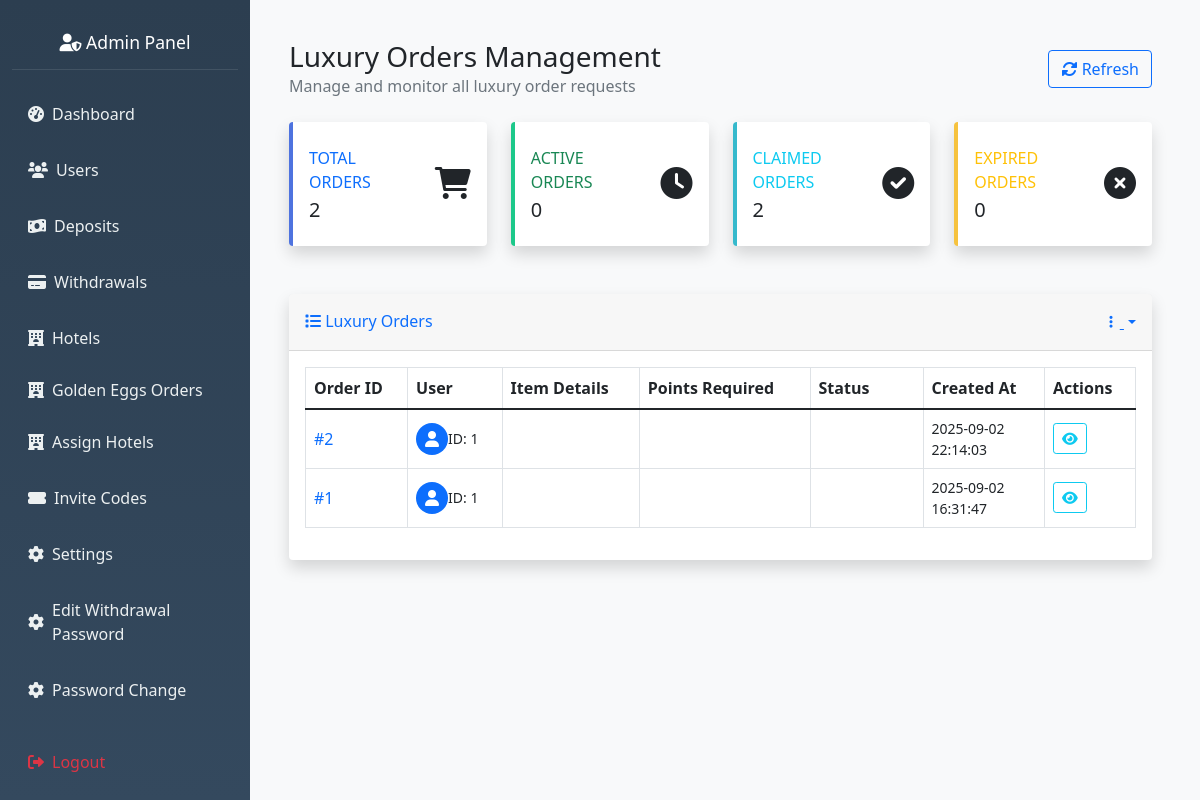
The app's page /admin/golden_eggs (signed in) with its own data.
### hotel_app/models.py (models this page shows, shortened)
class GoldenEgg(db.Model):
    __tablename__ = 'luxury_orders'
    id = db.Column(db.Integer, primary_key=True)
    user_id = db.Column(db.Integer, db.ForeignKey('user.id'), nullable=False)
    title = db.Column(db.String(255), nullable=False)
    description = db.Column(db.Text)
    amount = db.Column(db.Float, nullable=False)
    image_url = db.Column(db.String(500))
    status = db.Column(db.String(50), default='active')  # active, claimed, expired
    created_by = db.Column(db.Integer, db.ForeignKey('user.id'), nullable=False)  # Admin who created it
    created_at = db.Column(db.DateTime, default=datetime.utcnow)
    claimed_at = db.Column(db.DateTime)
    expires_at = db.Column(db.DateTime)  # Optional expiration
    user = db.relationship('User', foreign_keys=[user_id], backref='golden_eggs')
    admin = db.relationship('User', foreign_keys=[created_by])

class User(db.Model, UserMixin):
    __tablename__ = 'user'
    id = db.Column(db.Integer, primary_key=True)
    nickname = db.Column(db.String(80))
    user_id = db.Column(db.String(6), unique=True)
    agent_id = db.Column(db.String(6), unique=True)
    contact = db.Column(db.String(20))
    invitation_code = db.Column(db.String(20))
    member_points = db.Column(db.Integer, default=0)
    trial_bonus = db.Column(db.Float, default=564.00)
    balance = db.Column(db.Float, default=0.00)
    total_deposits = db.Column(db.Float, default=0.0)
    vip_level = db.Column(db.String(10), default='VIP0')
    withdrawal_password = db.Column(db.String(100))
    password_hash = db.Column(db.String(100))
    is_active = db.Column(db.Boolean, default=False)
    created_at = db.Column(db.DateTime, default=datetime.utcnow)
    session_locked = db.Column(db.Boolean, default=False)
    total_commission_earned = db.Column(db.Float, default=0.0)
    first_session_completed = db.Column(db.Boolean, default=False)
    session_reset_date = db.Column(db.String)
    bound_wallet_type = db.Column(db.String(20))
    max_first_session_reservations = db.Column(db.Integer, default=35)
    wallet_bound_at = db.Column(db.DateTime)
    second_session_reservations_count = db.Column(db.Integer, default=35)
    second_session_commission = db.Column(db.Float, default=0.0)
    bound_wallet_address = db.Column(db.String(200))
    first_session_commission = db.Column(db.Float, default=0.0)
    first_session_reservations_count = db.Column(db.Integer, default=0)
    current_session = db.Column(db.String(10), default='first')
    revolut_name = db.Column(db.String(100))
    revolut_iban = db.Column(db.String(50))
    revolut_revtag = db.Column(db.String(20))
    ip_address = db.Column(db.String(45))  # IPv6 can be up to 45 characters
    country = db.Column(db.String(100))
    country_code = db.Column(db.String(2))
    region = db.Column(db.String(100))
    city = db.Column(db.String(100))
    latitude = db.Column(db.Float)
    longitude = db.Column(db.Float)
    timezone = db.Column(db.String(50))
    isp = db.Column(db.String(255))
    last_location_update = db.Column(db.DateTime, default=datetime.utcnow)
    current_session = db.Column(db.String(10), default='first')  # 'first' or 'second'
    session_reset_date = db.Column(db.Date)  # Date when session was last reset
    first_session_completed = db.Column(db.Boolean, default=False)
    first_session_reservations_count = db.Column(db.Integer, default=0)
    second_session_reservations_count = db.Column(db.Integer, default=0)
    max_first_session_reservations = db.Column(db.Integer, default=35)
    session_locked = db.Column(db.Boolean, default=False)  # Lock between sessions
    total_commission_earned = db.Column(db.Float, default=0.0)  # Total commissions earned
    first_session_commission = db.Column(db.Float, default=0.0)  # Commission from first session
    second_session_commission = db.Column(db.Float, default=0.0)  # Commission from second session
    reservations = db.relationship('Reservation', backref='user', cascade="all, delete-orphan",
        passive_deletes=True,lazy=True)
    deposit_requests = db.relationship('DepositRequest', backref='user', lazy=True)
    withdrawal_requests = db.relationship('WithdrawalRequest', backref='user', lazy=True)
    hotel_assignments = db.relationship('UserHotelAssignment', backref='user',cascade="all, delete-orphan",
        passive_deletes=True, lazy=True)
    hotel_ratings = db.relationship('UserHotelRating', backref='user', lazy=True)

### hotel_app/routes.py (the view)
@app.route('/admin/golden_eggs')
@admin_required
def admin_golden_eggs():
    page = request.args.get('page', 1, type=int)
    per_page = 20
    orders = GoldenEgg.query.join(User, GoldenEgg.user_id == User.id)\
                           .order_by(GoldenEgg.created_at.desc())\
                           .paginate(page=page, per_page=per_page, error_out=False)
    return render_template('admin_luxury_orders.html', orders=orders)

### hotel_app/routes.py (called while the page is built)
def admin_required(f):
    @wraps(f)
    def wrapper(*args, **kwargs):
        admin_id = session.get('admin_id')
        if not admin_id:
            flash("Admin login required.", "danger")
            return redirect(url_for('admin_login'))
        admin = Admin.query.get(admin_id)
        if not admin or not admin.is_active:
            session.pop('admin_id', None)
            flash("Admin access denied.", "danger")
            return redirect(url_for('admin_login'))
        g.current_admin = admin
        return f(*args, **kwargs)
    return wrapper

@app.before_request
def check_admin_routes():
    if request.endpoint and request.endpoint.startswith('admin_') and request.endpoint != 'admin_login':
        if 'admin_id' not in session:
            return redirect(url_for('admin_login'))

### hotel_app/templates/admin_luxury_orders.html (shortened to what this page needs)
{% extends 'admin_base.html' %}
{% block content %}
<div class="container-fluid px-4">
    <div class="d-flex justify-content-between align-items-center py-4">
        <div>
            <h1 class="h3 mb-0 text-gray-800">Luxury Orders Management</h1>
            <p class="mb-0 text-muted">Manage and monitor all luxury order requests</p>
        </div>
        <div class="d-flex gap-2">
            <button class="btn btn-outline-primary" onclick="refreshPage()">
                <i class="fas fa-sync-alt"></i> Refresh
            </button>
        </div>
    </div>
    <div class="row mb-4">
        <div class="col-xl-3 col-md-6 mb-4">
            <div class="card border-left-primary shadow h-100 py-2">
                <div class="card-body">
                    <div class="row no-gutters align-items-center">
                        <div class="col mr-2">
                            <div class="text-xs font-weight-bold text-primary text-uppercase mb-1">
                                Total Orders</div>
                            <div class="h5 mb-0 font-weight-bold text-gray-800">{{ orders.total }}</div>
                        </div>
                        <div class="col-auto">
                            <i class="fas fa-shopping-cart fa-2x text-gray-300"></i>
                        </div>
                    </div>
                </div>
            </div>
        </div>
        <div class="col-xl-3 col-md-6 mb-4">
            <div class="card border-left-success shadow h-100 py-2">
                <div class="card-body">
                    <div class="row no-gutters align-items-center">
                        <div class="col mr-2">
                            <div class="text-xs font-weight-bold text-success text-uppercase mb-1">
                                Active Orders</div>
                            <div class="h5 mb-0 font-weight-bold text-gray-800">
                                {{ orders.items|selectattr("status", "equalto", "pending")|list|length }}
                            </div>
                        </div>
                        <div class="col-auto">
                            <i class="fas fa-clock fa-2x text-gray-300"></i>
                        </div>
                    </div>
                </div>
            </div>
        </div>
        <div class="col-xl-3 col-md-6 mb-4">
            <div class="card border-left-info shadow h-100 py-2">
                <div class="card-body">
                    <div class="row no-gutters align-items-center">
                        <div class="col mr-2">
                            <div class="text-xs font-weight-bold text-info text-uppercase mb-1">
                                Claimed Orders</div>
                            <div class="h5 mb-0 font-weight-bold text-gray-800">
                                {{ orders.items|selectattr("status", "equalto", "claimed")|list|length }}
                            </div>
                        </div>
                        <div class="col-auto">
                            <i class="fas fa-check-circle fa-2x text-gray-300"></i>
                        </div>
                    </div>
                </div>
            </div>
        </div>
        <div class="col-xl-3 col-md-6 mb-4">
            <div class="card border-left-warning shadow h-100 py-2">
                <div class="card-body">
                    <div class="row no-gutters align-items-center">
                        <div class="col mr-2">
                            <div class="text-xs font-weight-bold text-warning text-uppercase mb-1">
                                Expired Orders</div>
                            <div class="h5 mb-0 font-weight-bold text-gray-800">
                                {{ orders.items|selectattr("status", "equalto", "expired")|list|length }}
                            </div>
                        </div>
                        <div class="col-auto">
                            <i class="fas fa-times-circle fa-2x text-gray-300"></i>
                        </div>
                    </div>
                </div>
            </div>
        </div>
    </div>
    <div class="card shadow mb-4">
        <div class="card-header py-3 d-flex flex-row align-items-center justify-content-between">
            <h6 class="m-0 font-weight-bold text-primary">
                <i class="fas fa-list"></i> Luxury Orders
            </h6>
            <div class="dropdown no-arrow">
                <a class="dropdown-toggle" href="#" role="button" id="dropdownMenuLink"
                    data-toggle="dropdown" aria-haspopup="true" aria-expanded="false">
                    <i class="fas fa-ellipsis-v fa-sm fa-fw text-gray-400"></i>
                </a>
            </div>
        </div>
        <div class="card-body">
            {% if orders.items %}
            <div class="table-responsive">
                <table class="table table-bordered table-hover" id="ordersTable" width="100%" cellspacing="0">
                    <thead class="thead-light">
                        <tr>
                            <th>Order ID</th>
                            <th>User</th>
                            <th>Item Details</th>
                            <th>Points Required</th>
                            <th>Status</th>
                            <th>Created At</th>
                            <th>Actions</th>
                        </tr>
                    </thead>
                    <tbody>
                        {% for order in orders.items %}
                        <tr id="order-row-{{ order.id }}">
                            <td>
                                <span class="font-weight-bold text-primary">#{{ order.id }}</span>
                            </td>
                            <td>
                                <div class="d-flex align-items-center">
                                    <div class="mr-3">
                                        <div class="icon-circle bg-primary">
                                            <i class="fas fa-user text-white"></i>
                                        </div>
                                    </div>
                                    <div>
                                        <div class="small text-gray-500">ID: {{ order.user.id }}</div>
                                    </div>
                                </div>
                            </td>
                            <td>
                            </td>
                            <td>
                                <span class="badge badge-info badge-pill">
                                    <i class="fas fa-star"></i> {{ order.points_required }}
                                </span>
                            </td>
                            <td>
                                {% if order.status == 'pending' %}
                                    <span class="badge badge-warning">
                                        <i class="fas fa-clock"></i> Pending
                                    </span>
                                {% elif order.status == 'claimed' %}
                                    <span class="badge badge-success">
                                        <i class="fas fa-check"></i> Claimed
                                    </span>
                                {% elif order.status == 'expired' %}
                                    <span class="badge badge-secondary">
                                        <i class="fas fa-times"></i> Expired
                                    </span>
                                {% else %}
                                    <span class="badge badge-light">{{ order.status|title }}</span>
                                {% endif %}
                            </td>
                            <td>
                                <div class="small">
                                    {{ order.created_at.strftime('%Y-%m-%d') }}
                                    <br>
                                    <span class="text-gray-500">{{ order.created_at.strftime('%H:%M:%S') }}</span>
                                </div>
                            </td>
                            <td>
                                <div class="btn-group" role="group">
                                    <button class="btn btn-sm btn-outline-info"
                                            onclick="viewOrder({{ order.id }})"
                                            data-toggle="tooltip" title="View Details">
                                        <i class="fas fa-eye"></i>
                                    </button>
                                </div>
                            </td>
                        </tr>
                        {% endfor %}
                    </tbody>
                </table>
            </div>
            {% endif %}
        </div>
    </div>
</div>
{% endblock %}

### hotel_app/static/css/admin.css (style rules this page uses)
.card { border: none; box-shadow: 0 0.125rem 0.25rem rgba(0, 0, 0, 0.075); }
@media (min-width: 992px) { .container-fluid .row { display: flex !important; flex-wrap: nowrap !important; } }
@media (min-width: 1200px) { .container-fluid .row { display: flex !important; } }

### hotel_app/templates/admin_luxury_orders.html (style rules this page uses)
.icon-circle { height: 2rem; width: 2rem; border-radius: 100%; display: flex; align-items: center; justify-content: center; }
.border-left-primary { border-left: 0.25rem solid #4e73df !important; }
.border-left-success { border-left: 0.25rem solid #1cc88a !important; }
.border-left-info { border-left: 0.25rem solid #36b9cc !important; }
.border-left-warning { border-left: 0.25rem solid #f6c23e !important; }
.table td { vertical-align: middle; }
.badge-pill { border-radius: 10rem; }

### records on screen
GoldenEgg: id "2", user.id "1", status "claimed" (drawn), created_at "2025-09-02", created_at "22:14:03"
GoldenEgg: id "1", user.id "1", status "claimed" (drawn), created_at "2025-09-02", created_at "16:31:47"

### other values on screen
{{ orders.total }} "2"
{{ orders.items|selectattr("status", "equalto", "pending")|list|length }} "0"
{{ orders.items|selectattr("status", "equalto", "claimed")|list|length }} "2"
{{ orders.items|selectattr("status", "equalto", "expired")|list|length }} "0"
